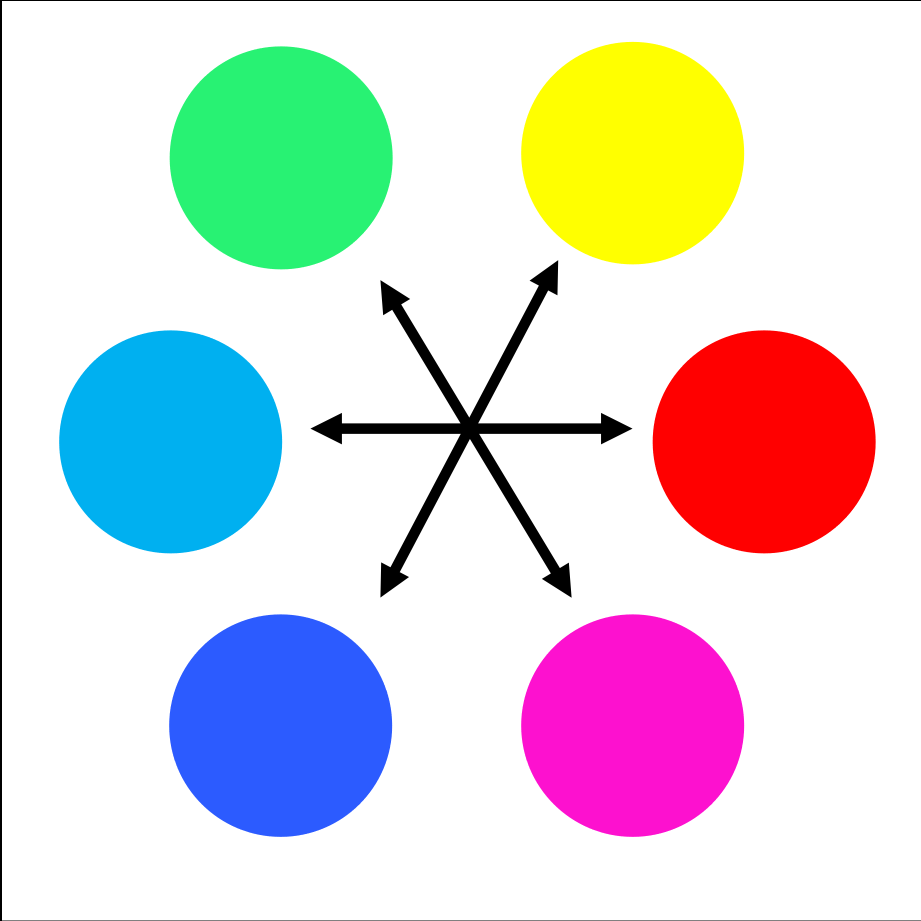
#> input picture system/compatibility.png, 1842 x 1842 px (shown at 1/2 size)
$ python -i game.py   (imports and definitions only)
#> lines starting #> are read from the running program, lines starting #| are printed output that depends on the picture; after the words box and inside, x2 and y2 are one past the last pixel; in counts of white or black regions, pixels touching at a corner belong together
#> further down, picture is the input picture: shape (1842, 1842, 3); mean B, G, R 217.6, 216, 219
from abc import abstractmethod
import glob
import pygame
import sys
import cv2 as cv
import numpy as np

SCREEN_W=640
SCREEN_H=480
SCREEN=pygame.Rect(0,0,SCREEN_W,SCREEN_H) # 4:3
yellow_low=np.array([15,32,32])
yellow_high=np.array([44,255,255])
green_low=np.array([45,32,32])
green_high=np.array([74,255,255])
cian_low=np.array([75,32,32])
cian_high=np.array([104,255,255])
blue_low=np.array([105,32,32])
blue_high=np.array([134,255,255])
magenta_low=np.array([135,32,32])
magenta_high=np.array([164,255,255])
red_low=np.array([165,32,32])
red_high=np.array([180,255,255])
red_low2=np.array([0,32,32])
red_high2=np.array([14,255,255])
black_low=np.array([0,0,0])
black_high=np.array([180,31,127])
white_low=np.array([0,0,128])
white_high=np.array([180,31,255])

color=[[0,yellow_low,yellow_high],[1,green_low,green_high],[2,cian_low,cian_high],[3,blue_low,blue_high],[4,magenta_low,magenta_high],[5,[red_low,red_low2],[red_high,red_high2]],[6,black_low,black_high],[7,white_low,white_high]]
what_is_color=[(255,255,0),(0,255,0),(0,255,255),(0,0,255),(255,0,255),(255,0,0),(0,0,0),(255,255,255)]


# [1 line not run here, left out]
# [1 line that did not run here, left out]
# [1 line not run here, left out]
japanes=pygame.font.Font("fonts/ipaexm.ttf",30)
bigjapanese=pygame.font.Font("fonts/ipaexm.ttf",50)
clock = pygame.time.Clock()

# メッセージウィンドウ
class Message_Window(pygame.sprite.Sprite):
    def __init__(self):
        #pygame.sprite.Sprite.__init__(self,self.containers)
        self.rect=pygame.Rect(2,SCREEN_H-140,SCREEN_W-4,136)

    def draw(self):
        pygame.draw.rect(screen,(0,0,0),self.rect,4)

    # [66 lines left out: functions weapon_draw, weapon_detail, compatibility, not called in this run]

    def attack(self,attacker):#攻撃時のメッセージ
        txt=japanes.render("{}のこうげき！".format(attacker.name),True,(0,0,0))
        screen.blit(txt,(60,SCREEN_H-110))

    def lose(self,loser):#倒した・倒されたとき
        txt=japanes.render("{}はたおれた！".format(loser.name),True,(0,0,0))
        screen.blit(txt,(60,SCREEN_H-110))

    def clear(self):#クリアした時
        txt=japanes.render("クリア！",True,(0,0,0))
        screen.blit(txt,(60,SCREEN_H-110))

    def gameover(self):#ゲームオーバー時
        txt=japanes.render("ゲームオーバー…",True,(0,0,0))
        screen.blit(txt,(60,SCREEN_H-110))

    def batsugun(self):#効果抜群のわざを使った時
        txt=japanes.render("こうかは　ばつぐんだ！",True,(0,0,0))
        screen.blit(txt,(60,SCREEN_H-70))

    def cure(self,name):#回復した時
        txt=japanes.render("{}は回復した！".format(name),True,(0,0,0))
        screen.blit(txt,(60,SCREEN_H-110))

    def w_add(self):#わざ追加時
        txt=japanes.render("わざを追加した！",True,(0,0,0))
        screen.blit(txt,(60,SCREEN_H-110))

    def w_change(self,num):#わざ変更時
        txt=japanes.render("わざ{}を変更した！".format(num+1),True,(0,0,0))
        screen.blit(txt,(60,SCREEN_H-110))

    # [34 lines left out: functions buff, debuff, show_status, not called in this run]

    def toutatu(self,level):#ゲームオーバー時にn層まで到達したことを示す
        txt=japanes.render("{}層まで到達".format(level),True,(0,0,0))
        screen.blit(txt,(60,SCREEN_H-70))

# HPバー
class HP_bar(pygame.sprite.Sprite):
    def __init__(self,x,y,maxhealth):
        #pygame.sprite.Sprite.__init__(self,self.containers)
        self.x=x
        self.y=y
        self.rect=pygame.Rect(self.x,self.y,200,40)
        self.nowHP=maxhealth

    # [9 lines left out: function draw, not called in this run]

    def hp_update(self,damage):#HPの更新
        self.nowHP-=damage

    def get_nowhp(self):#現在HPの確認
        return self.nowHP

# 自分と敵の共通部
class Character(pygame.sprite.Sprite):
    def __init__(self,x,y,r,color,HP):
        #pygame.sprite.Sprite.__init__(self,self.containers)
        self.x=x
        self.y=y
        self.r=r
        self.color=color
        self.HP=HP
        self.buff=[0,0,0]
        self.debuff=[0,0,0]

    # [4 lines left out: function draw, not called in this run]

    @abstractmethod
    def set_status(self):
        pass

    # [90 lines left out: functions receive_damage, check_death, set_buff, set_debuff, not called in this run]

# 自分
class My_Chara(Character):
    def __init__(self,color,image):
        self.name="自分"
        self.use_image_color=image
        self.weapon=[]
        self.set_weapon()
        self.set_status()
        self.HP=HP_bar(400,200,self.health)
        super().__init__(150,250,70,color,self.HP)

    def set_weapon(self):#初期わざ決定
        sorted_color=sorted(self.use_image_color,reverse=True)
        for i,sc in enumerate(sorted_color):
            if sc <0.05:#面積が小さすぎる場合は無視
                break
            for col,ar in enumerate(self.use_image_color):#面積が同じ場合にわざが重複しないように
                flag=False
                if sc==ar:
                    if i==0:
                        break
                    else:
                        for w in self.weapon:
                            if col==w[0]:
                                flag=True
                        if flag:
                            continue
                        else:
                            break
            if col>=6:#バフデバフ（白黒）の場合
                if what_is_color[self.weapon[0][0]][0]==255:
                    r=1
                else:
                    r=0
                if what_is_color[self.weapon[0][0]][1]==255:
                    g=1
                else:
                    g=0
                if what_is_color[self.weapon[0][0]][2]==255:
                    b=1
                else:
                    b=0
                effect=[]
                if r:
                    effect.append("こうげき")
                if g:
                    effect.append("ぼうぎょ")
                if b:
                    effect.append("すばやさ")
                s=np.random.choice(effect)
                iryoku=int(50+5*sc//0.05)
                if iryoku>100:
                    j=2
                else:
                    j=1
                self.weapon.append([col,s,j])
            else:
                self.weapon.append([col,int(50+5*sc//0.05)])
            if i>=3:
                break

    def set_status(self):#初期ステータス
        self.health=100+10*self.use_image_color[1]//0.05+5*self.use_image_color[0]//0.1+5*self.use_image_color[2]//0.1
        self.attack=10+3*self.use_image_color[5]//0.05+self.use_image_color[0]//0.1+self.use_image_color[4]//0.1
        self.speed=10+3*self.use_image_color[3]//0.05+self.use_image_color[4]//0.1+self.use_image_color[2]//0.1
        self.defence=10+self.use_image_color[1]//0.1+self.use_image_color[3]//0.1+self.use_image_color[5]//0.1+self.use_image_color[0]//0.2+self.use_image_color[2]//0.2+self.use_image_color[4]//0.2

    # [15 lines left out: functions status_up, cure, not called in this run]

# 敵
class Enemy(Character):
    # [53 lines left out: functions __init__, set_weapon, set_status, not called in this run]

    def name_draw(self):
        txt=japanes.render("{} (level {})".format(self.name,self.num),True,(0,0,0))
        screen.blit(txt,(60,25))

#ボス
class BOSS(Character):
    # [87 lines left out: functions __init__, color_read, set_status, set_weapon, not called in this run]

    def name_draw(self):
        txt=japanes.render("{}".format(self.name),True,(0,0,0))
        screen.blit(txt,(60,25))

# 画像取得・選択画面
# [28 lines left out: function get_image_file, not called in this run]

# 画像読み込み
def color_read(img):
    h,w,_=img.shape
#> h = 1842; w = 1842
    size=h*w
#> size = 3392964
    Area_rs=[]
    hsv_img=cv.cvtColor(img,cv.COLOR_BGR2HSV)
#> hsv_img: shape (1842, 1842, 3); mean H, S, V 21.6, 65.6, 249
    for i,low,high in color:
        if len(low)==2:
            mask1=cv.inRange(hsv_img,low[0],high[0])
            mask2=cv.inRange(hsv_img,low[1],high[1])
            mask=mask1+mask2
        else:
            mask=cv.inRange(hsv_img,low,high)
        color_area=cv.countNonZero(mask)
        area_r=color_area/size
        if i>=6:#白黒がメインカラーにならないように，白黒の面積を他の色(ランダム)の面積に加算
            rnd=np.random.randint(0,6)
            Area_rs[rnd]+=area_r
            Area_rs.append(area_r)
        else:
            Area_rs.append(area_r)
#> this loop made 8 passes
#> (color_area, area_r) on passes 1 to 8: (156466, 0.0461), (156630, 0.0462), (156630, 0.0462), (156289, 0.0461), (156289, 0.0461), (156827, 0.0462), (60880, 0.0179), (2392953, 0.705)
#> pass 1, in color_read, `mask=cv.inRange(hsv_img,low,high)`:
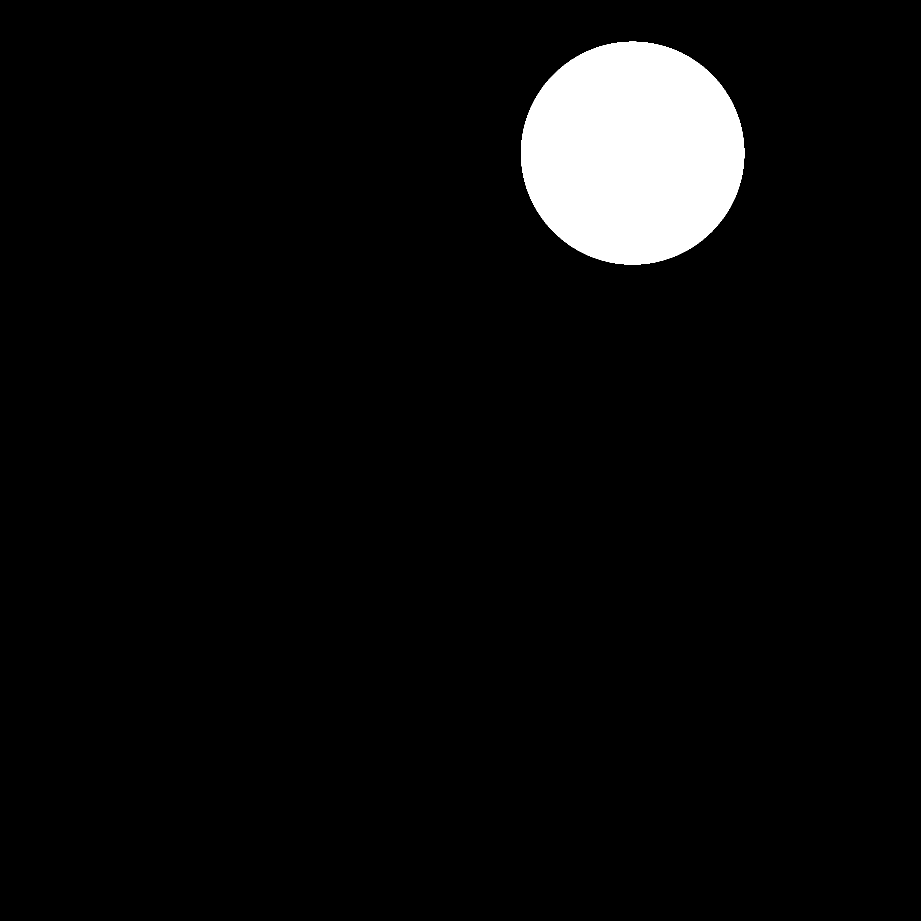
#> mask: shape (1842, 1842) (shown at 1/2 size); 4.6% white; 1 white region, box (x1, y1, x2, y2) and area: (1042, 83, 1489, 529) 156466
#> pass 2, in color_read, `mask=cv.inRange(hsv_img,low,high)`:
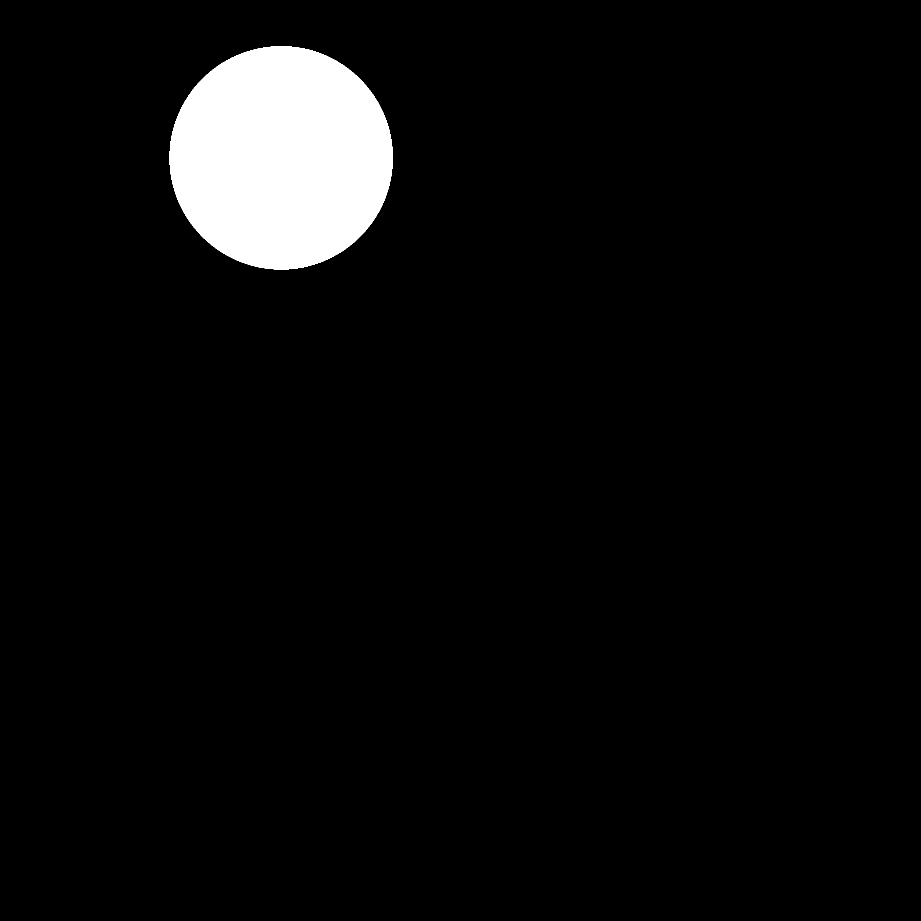
#> mask: shape (1842, 1842) (shown at 1/2 size); 4.6% white; 1 white region, box (x1, y1, x2, y2) and area: (339, 92, 786, 539) 156630
#> pass 3, in color_read, `mask=cv.inRange(hsv_img,low,high)`:
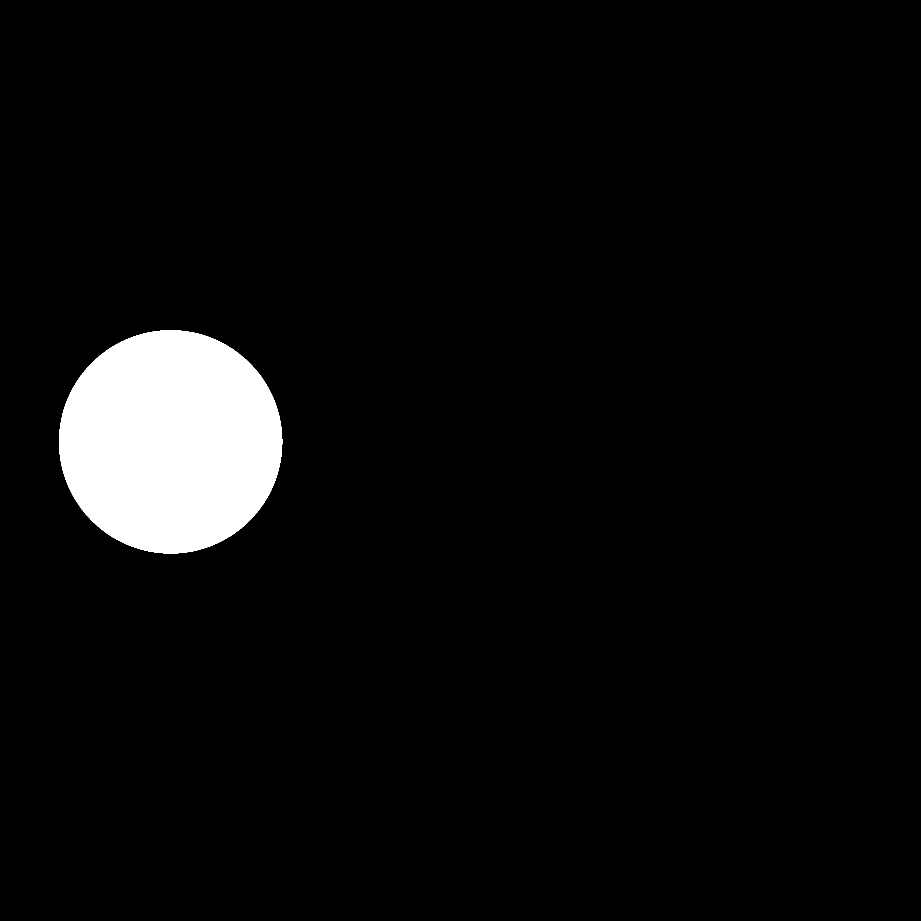
#> mask: shape (1842, 1842) (shown at 1/2 size); 4.6% white; 1 white region, box (x1, y1, x2, y2) and area: (118, 660, 565, 1107) 156630
#> after the loop:
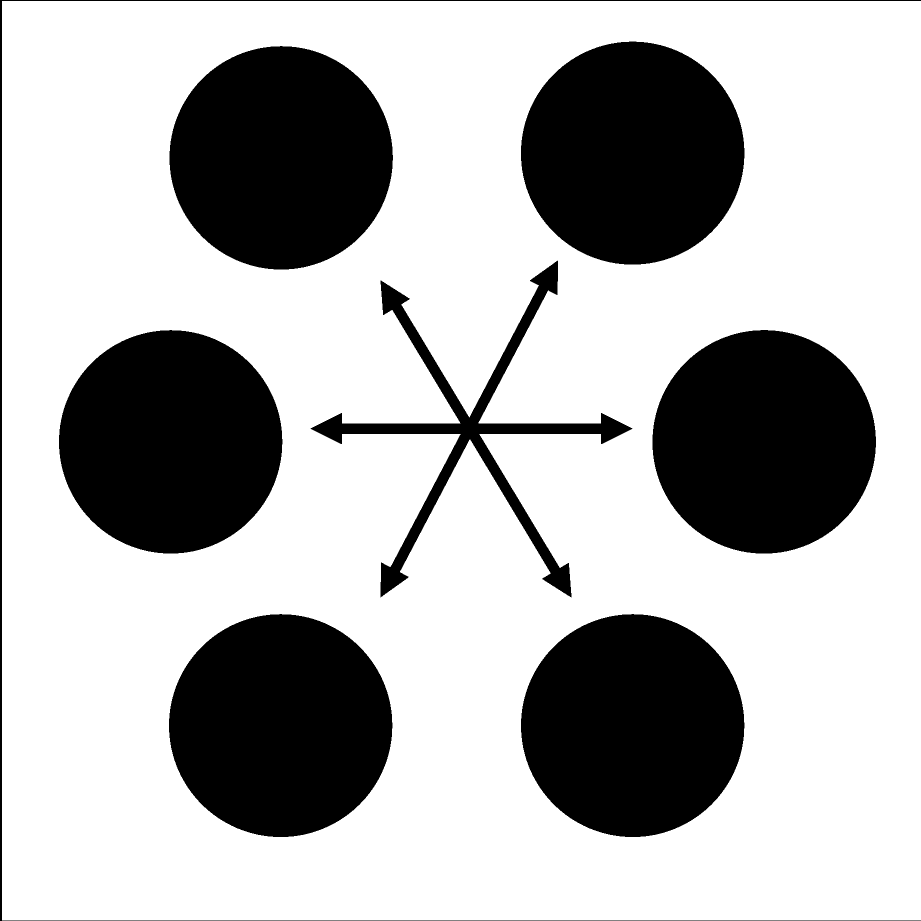
#> mask: shape (1842, 1842) (shown at 1/2 size); 70.5% white; 8 black regions, largest, box (x1, y1, x2, y2) and area: (1305, 660, 1752, 1107) 156827, (339, 92, 786, 539) 156630, (118, 660, 565, 1107) 156630
#> after the loop, Area_rs = [0.0461, 0.0462, 0.0462, 0.0461, 0.064, 0.751, 0.0179, 0.705]
    if Area_rs.count(max(Area_rs))>1:#最大面積の色が複数ある場合，白黒でなければランダムでメインカラーに
        ind=[]
        for i,ar in enumerate(Area_rs):
            if i>=6:
                continue
            if ar==max(Area_rs):
                ind.append(i)
        max_color_num=np.random.choice(ind)
    else:
        max_color_num=Area_rs.index(max(Area_rs))
#> max_color_num = 5
    return My_Chara(what_is_color[max_color_num],Area_rs)
#> in __init__, `self.use_image_color=image`: self.use_image_color has the same summary as Area_rs in color_read
#> in set_weapon, `sorted_color=sorted(self.use_image_color,reverse=True)`: sorted_color = [0.751, 0.705, 0.064, 0.0462, 0.0462, 0.0461, 0.0461, 0.0179]
#> the loop in set_weapon, `for i,sc in enumerate(sorted_color):` made 4 passes
#> (sc, r, g, b, s, iryoku, j) on pass 2: (0.705, 1, 0, 0, 'こうげき', 120, 2)
#> sc on passes 1, 3, 4: 0.751, 0.064, 0.0462
#> after the loop in set_weapon, `for i,sc in enumerate(sorted_color):`: self.weapon = [[5, 125], [7, 'こうげき', 2], [4, 56]]
#> in set_status, `self.health=100+10*self.use_image_color[1]//0.05+5*self.use_image_colo..`: self.health = 113
#> in set_status, `self.attack=10+3*self.use_image_color[5]//0.05+self.use_image_color[0]..`: self.attack = 55
#> in set_status, `self.speed=10+3*self.use_image_color[3]//0.05+self.use_image_color[4]/..`: self.speed = 12
#> in set_status, `self.defence=10+self.use_image_color[1]//0.1+self.use_image_color[3]//..`: self.defence = 17
#> in __init__, `self.nowHP=maxhealth`: self.nowHP = 113

# バトル内わざ選択画面
# [488 lines left out: functions battle_phase_choice, battle_process, level_up, choice, click, weaponchange_choice and 5 more, not called in this run]


# [2 lines not run here, left out]

>>> import cv2
>>> picture = cv2.imread('system/compatibility.png')
>>> result = color_read(picture)
